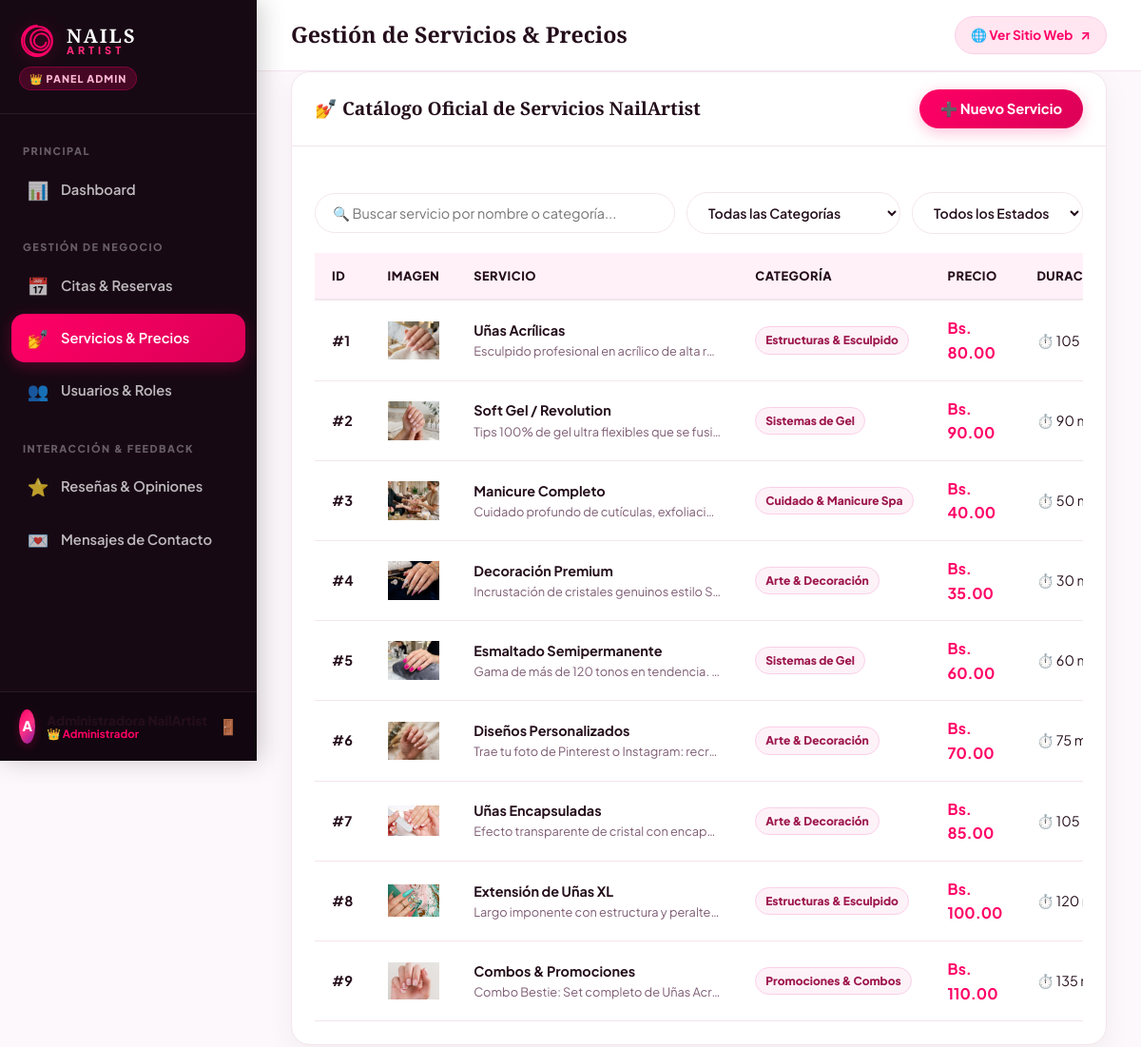
/admin/servicios.php (signed in), run on the app's committed database.
### tables this page shows
CREATE TABLE `servicios` (
    `id` INT AUTO_INCREMENT PRIMARY KEY,
    `categoria_id` INT NOT NULL,
    `nombre` VARCHAR(150) NOT NULL,
    `slug` VARCHAR(150) NOT NULL UNIQUE,
    `descripcion` TEXT NOT NULL,
    `precio` DECIMAL(10,2) NOT NULL,
    `moneda` VARCHAR(5) NOT NULL DEFAULT 'Bs.',
    `duracion_minutos` INT NOT NULL DEFAULT 60,
    `imagen` VARCHAR(255) NOT NULL,
    `url_detalle` VARCHAR(255) NOT NULL,
    `destacado` TINYINT(1) NOT NULL DEFAULT 1,
    `calificacion` DECIMAL(2,1) DEFAULT 5.0,
    `estado` ENUM('activo', 'inactivo') NOT NULL DEFAULT 'activo',
    `fecha_creacion` TIMESTAMP DEFAULT CURRENT_TIMESTAMP,
    CONSTRAINT `fk_servicios_categoria` FOREIGN KEY (`categoria_id`) REFERENCES `categorias` (`id`) ON UPDATE CASCADE ON DELETE RESTRICT
);

CREATE TABLE `categorias` (
    `id` INT AUTO_INCREMENT PRIMARY KEY,
    `nombre` VARCHAR(100) NOT NULL UNIQUE,
    `slug` VARCHAR(100) NOT NULL UNIQUE,
    `descripcion` TEXT NULL,
    `estado` ENUM('activo', 'inactivo') NOT NULL DEFAULT 'activo',
    `fecha_creacion` TIMESTAMP DEFAULT CURRENT_TIMESTAMP
);

### admin/servicios.php (the view, shortened to what this page needs)
<?php
$pageHeading = 'Gestión de Servicios & Precios';
require_once __DIR__ . '/header.php';
$pdo = Database::getConnection();
$stmtServicios = $pdo->query("SELECT s.*, c.nombre AS categoria_nombre
                             FROM servicios s
                             INNER JOIN categorias c ON s.categoria_id = c.id
                             ORDER BY s.id ASC");
$servicios = $stmtServicios->fetchAll();
?>
<div class="admin-card">
    <div class="card-header">
        <h3 class="card-title">💅 Catálogo Oficial de Servicios NailArtist</h3>
        <div class="card-actions">
            <button class="btn-primary btn-sm" onclick="abrirModalCrearServicio()">
                <span>➕ Nuevo Servicio</span>
            </button>
        </div>
    </div>
    <div class="card-body">
        <div class="filter-bar">
            <input type="text" class="search-input" data-table-search="tabla-servicios" placeholder="🔍 Buscar servicio por nombre o categoría...">
            <select class="filter-select" id="filtro-categoria" onchange="filtrarServicios()">
                <option value="">Todas las Categorías</option>
            </select>
            <select class="filter-select" id="filtro-estado-srv" onchange="filtrarServicios()">
                <option value="">Todos los Estados</option>
            </select>
        </div>
        <div class="table-responsive">
            <table class="admin-table" id="tabla-servicios">
                <thead>
                    <tr>
                        <th>ID</th>
                        <th>Imagen</th>
                        <th>Servicio</th>
                        <th>Categoría</th>
                        <th>Precio</th>
                        <th>Duración</th>
                    </tr>
                </thead>
                <tbody>
                    <?php if (empty($servicios)): ?>
                        <tr>
                            <td colspan="9" style="text-align: center; padding: 30px; color: var(--text-muted);">
                                No hay servicios registrados en el catálogo.
                            </td>
                        </tr>
                    <?php else: ?>
                        <?php foreach ($servicios as $s): ?>
                            <tr data-cat="<?= htmlspecialchars($s['categoria_nombre']) ?>" data-estado="<?= htmlspecialchars($s['estado']) ?>" id="fila-srv-<?= $s['id'] ?>">
                                <td><strong>#<?= $s['id'] ?></strong></td>
                                <td>
                                    <img src="../<?= htmlspecialchars($s['imagen']) ?>" alt="<?= htmlspecialchars($s['nombre']) ?>" class="table-thumb" onerror="this.src='../images/service_acrilicas.jpg'">
                                </td>
                                <td>
                                    <div style="font-weight: 700; color: var(--text-main);">
                                        <?= htmlspecialchars($s['nombre']) ?>
                                    </div>
                                    <div style="font-size: 0.8rem; color: var(--text-muted); max-width: 260px; white-space: nowrap; overflow: hidden; text-overflow: ellipsis;">
                                        <?= htmlspecialchars($s['descripcion']) ?>
                                    </div>
                                </td>
                                <td>
                                    <span class="badge" style="background: #fdf2f8; color: #9d174d; border: 1px solid #fbcfe8;">
                                        <?= htmlspecialchars($s['categoria_nombre']) ?>
                                    </span>
                                </td>
                                <td>
                                    <strong style="color: var(--pink-vivid); font-size: 1rem;">
                                        Bs. <?= number_format($s['precio'], 2) ?>
                                    </strong>
                                </td>
                                <td>
                                    <span>⏱️ <?= $s['duracion_minutos'] ?> min</span>
                                </td>
                            </tr>
                        <?php endforeach; ?>
                    <?php endif; ?>
                </tbody>
            </table>
        </div>
    </div>
</div>
<?php
require_once __DIR__ . '/footer.php';
?>

### admin/header.php (shortened to what this page needs)
<?php
$admin = $_SESSION['admin_user'];
$currentPage = basename($_SERVER['PHP_SELF']);
?>
<!DOCTYPE html>
<html lang="es">
<head>
    <link rel="stylesheet" href="assets/css/admin.css">
</head>
<body>
<div class="admin-container">
    <aside id="admin-sidebar" class="admin-sidebar">
        <div class="sidebar-header">
            <a href="index.php" class="sidebar-logo">
                <div class="auth-brand-text">
                    <span class="brand-top">NAILS</span>
                    <span class="brand-bottom">ARTIST</span>
                </div>
            </a>
            <span class="sidebar-badge">👑 PANEL ADMIN</span>
        </div>
        <nav class="sidebar-nav">
            <div class="nav-section-title">Principal</div>
            <ul class="nav-list">
                <li>
                    <a href="index.php" class="nav-link <?= $currentPage === 'index.php' ? 'active' : '' ?>">
                        <span class="nav-icon">📊</span>
                        <span>Dashboard</span>
                    </a>
                </li>
            </ul>
            <div class="nav-section-title">Gestión de Negocio</div>
            <ul class="nav-list">
                <li>
                    <a href="citas.php" class="nav-link <?= $currentPage === 'citas.php' ? 'active' : '' ?>">
                        <span class="nav-icon">📅</span>
                        <span>Citas & Reservas</span>
                    </a>
                </li>
                <li>
                    <a href="servicios.php" class="nav-link <?= $currentPage === 'servicios.php' ? 'active' : '' ?>">
                        <span class="nav-icon">💅</span>
                        <span>Servicios & Precios</span>
                    </a>
                </li>
                <li>
                    <a href="usuarios.php" class="nav-link <?= $currentPage === 'usuarios.php' ? 'active' : '' ?>">
                        <span class="nav-icon">👥</span>
                        <span>Usuarios & Roles</span>
                    </a>
                </li>
            </ul>
            <div class="nav-section-title">Interacción & Feedback</div>
            <ul class="nav-list">
                <li>
                    <a href="resenas.php" class="nav-link <?= $currentPage === 'resenas.php' ? 'active' : '' ?>">
                        <span class="nav-icon">⭐</span>
                        <span>Reseñas & Opiniones</span>
                    </a>
                </li>
                <li>
                    <a href="mensajes.php" class="nav-link <?= $currentPage === 'mensajes.php' ? 'active' : '' ?>">
                        <span class="nav-icon">💌</span>
                        <span>Mensajes de Contacto</span>
                    </a>
                </li>
            </ul>
        </nav>
        <div class="sidebar-footer">
            <div class="user-profile-widget">
                <div class="user-avatar">
                    <?= strtoupper(substr($admin['nombre'] ?? 'A', 0, 1)) ?>
                </div>
                <div class="user-info">
                    <div class="user-name"><?= htmlspecialchars(($admin['nombre'] ?? 'Admin') . ' ' . ($admin['apellido'] ?? '')) ?></div>
                    <div class="user-role">👑 <?= htmlspecialchars($admin['rol'] ?? 'Administrador') ?></div>
                </div>
                <a href="logout.php" class="btn-logout" title="Cerrar Sesión">
                    🚪
                </a>
            </div>
        </div>
    </aside>
    <div class="admin-main">
        <header class="admin-topbar">
            <div class="topbar-left">
                <h2 class="page-title"><?= $pageHeading ?? 'Panel de Control' ?></h2>
            </div>
            <div class="topbar-right">
                <a href="../index.html" target="_blank" class="btn-view-site">
                    <span>🌐 Ver Sitio Web</span>
                    <span>↗</span>
                </a>
            </div>
        </header>
        <main class="admin-content">

### admin/footer.php (shortened to what this page needs)
        </main>
    </div>
</div>
</body>
</html>

### data on the page
servicios: id "1", imagen (picture), nombre "Uñas Acrílicas", descripcion "Esculpido profesional en acrílico de alta r…", categoria.nombre "Estructuras & Esculpido", precio "80.00", duracion_minutos "105"
servicios: id "2", imagen (picture), nombre "Soft Gel / Revolution", descripcion "Tips 100% de gel ultra flexibles que se fusi…", categoria.nombre "Sistemas de Gel", precio "90.00", duracion_minutos "90"
servicios: id "3", imagen (picture), nombre "Manicure Completo", descripcion "Cuidado profundo de cutículas, exfoliaci…", categoria.nombre "Cuidado & Manicure Spa", precio "40.00", duracion_minutos "50"
servicios: id "4", imagen (picture), nombre "Decoración Premium", descripcion "Incrustación de cristales genuinos estilo S…", categoria.nombre "Arte & Decoración", precio "35.00", duracion_minutos "30"
servicios: id "5", imagen (picture), nombre "Esmaltado Semipermanente", descripcion "Gama de más de 120 tonos en tendencia.…", categoria.nombre "Sistemas de Gel", precio "60.00", duracion_minutos "60"
servicios: id "6", imagen (picture), nombre "Diseños Personalizados", descripcion "Trae tu foto de Pinterest o Instagram: recr…", categoria.nombre "Arte & Decoración", precio "70.00", duracion_minutos "75"
servicios: id "7", imagen (picture), nombre "Uñas Encapsuladas", descripcion "Efecto transparente de cristal con encap…", categoria.nombre "Arte & Decoración", precio "85.00", duracion_minutos "105"
servicios: id "8", imagen (picture), nombre "Extensión de Uñas XL", descripcion "Largo imponente con estructura y peralte…", categoria.nombre "Estructuras & Esculpido", precio "100.00", duracion_minutos "120"
servicios: id "9", imagen (picture), nombre "Combos & Promociones", descripcion "Combo Bestie: Set completo de Uñas Acr…", categoria.nombre "Promociones & Combos", precio "110.00", duracion_minutos "135"

### other printed values
substr($admin['nombre'] ?? 'A', 0, 1) "A"
$admin['rol'] "Administrador"
$pageHeading "Gestión de Servicios & Precios"
